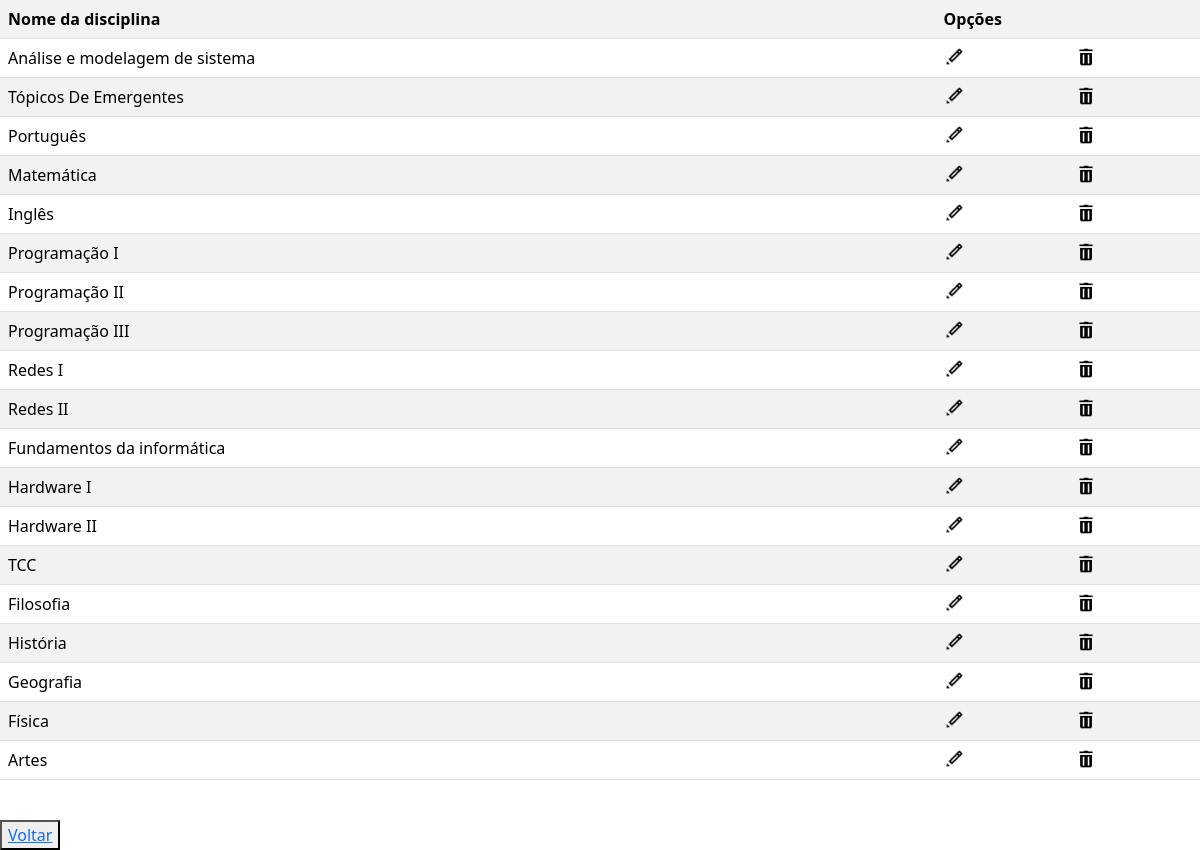
The page /crud/crud_disciplina/listar.php (signed in) on the database its author committed.
### tables this page shows
CREATE TABLE IF NOT EXISTS `disciplina` (
  `id_disciplinas` int NOT NULL AUTO_INCREMENT,
  `nome_disciplina` varchar(255) DEFAULT NULL,
  PRIMARY KEY (`id_disciplinas`)
);

### crud/crud_disciplina/listar.php (the view, shortened to what this page needs)
<?php
include('../../conecta.php');
echo "<link rel='stylesheet' href='https://cdn.jsdelivr.net/npm/bootstrap@5.3.3/dist/css/bootstrap.min.css'>";
$sql = "SELECT * FROM disciplina";
$resultado = mysqli_query($conexao,$sql);
echo '<table class="table table-white table-striped">
<tr>
<th scope="col">Nome da disciplina</th>
<th colspan=3>Opções</th>
</tr>';
while ($dados = mysqli_fetch_assoc($resultado)) {
echo '<tr>';
echo '<td>'.$dados['nome_disciplina'] .'</td>';
echo '<td> <a href="formedit.php?id_disciplinas='.$dados['id_disciplinas'].'"> <img src="imagens/editar.png" width="20" height="20"> </a> </td>';
echo '<td> <a href="excluir?id_disciplinas='.$dados['id_disciplinas'].'"> <img src="imagens/excluir.png" width="20" height="20"> </a> </td>';
echo '</tr>';
}
echo '</table>'."<br>";
echo '<button><a href="index.php">Voltar</a></button>';
?>

### rows shown on the page
disciplina: nome_disciplina "Análise e modelagem de sistema"
disciplina: nome_disciplina "Tópicos De Emergentes"
disciplina: nome_disciplina "Português"
disciplina: nome_disciplina "Matemática"
disciplina: nome_disciplina "Inglês"
disciplina: nome_disciplina "Programação I"
disciplina: nome_disciplina "Programação II"
disciplina: nome_disciplina "Programação III"
disciplina: nome_disciplina "Redes I"
disciplina: nome_disciplina "Redes II"
disciplina: nome_disciplina "Fundamentos da informática"
disciplina: nome_disciplina "Hardware I"
disciplina: nome_disciplina "Hardware II"
disciplina: nome_disciplina "TCC"
disciplina: nome_disciplina "Filosofia"
disciplina: nome_disciplina "História"
disciplina: nome_disciplina "Geografia"
disciplina: nome_disciplina "Física"
disciplina: nome_disciplina "Artes"
